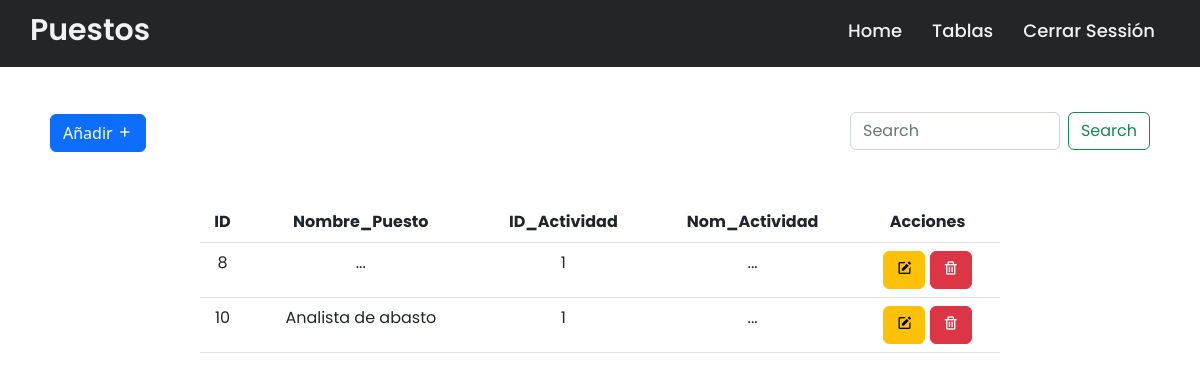
The page /tab/Puestos/puesto.php (signed in) on the database its author committed.
### tables this page shows
CREATE TABLE `nuevo_puesto` (
  `ID_Nuevo_Puesto` int(11) NOT NULL,
  `Nuevo_Puesto` varchar(50) NOT NULL,
  `ID_Actividad` int(11) NOT NULL,
  `nom_actividad` varchar(50) NOT NULL
);

### tab/Puestos/puesto.php (the view, shortened to what this page needs)
<!DOCTYPE html>
<html lang="en">
<head>
    <link rel="stylesheet" href="../../css/navbar.css">
    <link href="https://cdn.jsdelivr.net/npm/bootstrap@5.2.2/dist/css/bootstrap.min.css" rel="stylesheet">
    <link href='https://unpkg.com/boxicons@2.1.4/css/boxicons.min.css' rel='stylesheet'>
    <link rel="stylesheet" href="https://cdnjs.cloudflare.com/ajax/libs/font-awesome/5.15.3/css/all.min.css"/>
</head>
<body><br>
    <div class="navbar">
    <nav>
    <div class="wrapper">
      <div class="logo"><a href="#"> Puestos </a></div>
      <ul class="nav-links">
        <li><a href="../../home.php">Home</a></li>
        <li>
          <a href="#" class="desktop-item">Tablas</a>
        </li>
        <li><a type="submite" href="../../destroy.php">Cerrar Sessión</a></li>
      </ul>
    </div>
  </nav>
    </div>
    <br>
    <div class="position-absolute top-10 end-0" style="width: 300px; margin-right: 50px;"><br><br>
    <form class="d-flex" role="search">
        <input class="form-control me-2" type="search" placeholder="Search" aria-label="Search">
        <button class="btn btn-outline-success" type="submit">Search</button>
      </form>
    </div>
     <button type="button" class="btn btn-primary" data-bs-toggle="modal" data-bs-target="#exampleModal" style="margin: 50px;">
        Añadir <i class='bx bx-plus'></i>
    </button>
                            <?php
                                include ("../../config/conexion.php");
                            ?>
    <div class="row justify-content-center">
    <table class="table" style="width: 800px;">
  <thead class="text-center">
    <tr>
      <th scope="col">ID</th>
      <th scope="col">Nombre_Puesto</th>
      <th scope="col">ID_Actividad</th>
      <th scope="col">Nom_Actividad</th>
      <th scope="col">Acciones</th>
    </tr>
  </thead>
  <tbody class="text-center">
    <?php
      $query = "SELECT * FROM nuevo_puesto";
      $result_task = mysqli_query($conexion, $query);
      while($row = mysqli_fetch_assoc($result_task)) { ?>
      <tr>
        <td><?php echo $row['ID_Nuevo_Puesto']; ?></td>
        <td><?php echo $row['Nuevo_Puesto']; ?></td>
        <td><?php echo $row['ID_Actividad']; ?></td>
        <td><?php echo $row['nom_actividad']; ?></td>
        <td>
          <a href="edit.php?ID_Nuevo_Puesto=<?php echo $row['ID_Nuevo_Puesto']?>" class="btn btn-warning">
            <i class='bx bxs-edit'></i>
          </a>
          <a href="delete.php?ID_Nuevo_Puesto=<?php echo $row['ID_Nuevo_Puesto']?>" class="btn btn-danger">
            <i class='bx bx-trash'></i>
          </a>
        </td>
      </tr>
      <?php } ?>
  </tbody>
</table>
    </div>
</body>
</html>

### css/navbar.css (style rules this page uses)
* { margin: 0; padding: 0; box-sizing: border-box; font-family: 'Poppins', sans-serif; }
nav { position: fixed; z-index: 99; width: 100%; background: #242526; }
nav .wrapper { position: relative; max-width: 1300px; padding: 0px 30px; height: 70px; line-height: 70px; margin: auto; display: flex; align-items: center; justify-content: space-between; }
.wrapper .logo a { color: #f2f2f2; font-size: 30px; font-weight: 600; text-decoration: none; }
.wrapper .nav-links { display: inline-flex; text-decoration: none; }
.nav-links { margin-top: 15px; }
.nav-links li { list-style: none; }
.nav-links li a { color: #f2f2f2; text-decoration: none; font-size: 18px; font-weight: 500; padding: 9px 15px; border-radius: 5px; transition: all 0.3s ease; }

### rows shown on the page
nuevo_puesto: ID_Nuevo_Puesto "8", Nuevo_Puesto "...", ID_Actividad "1", nom_actividad "..."
nuevo_puesto: ID_Nuevo_Puesto "10", Nuevo_Puesto "Analista de abasto", ID_Actividad "1", nom_actividad "..."
